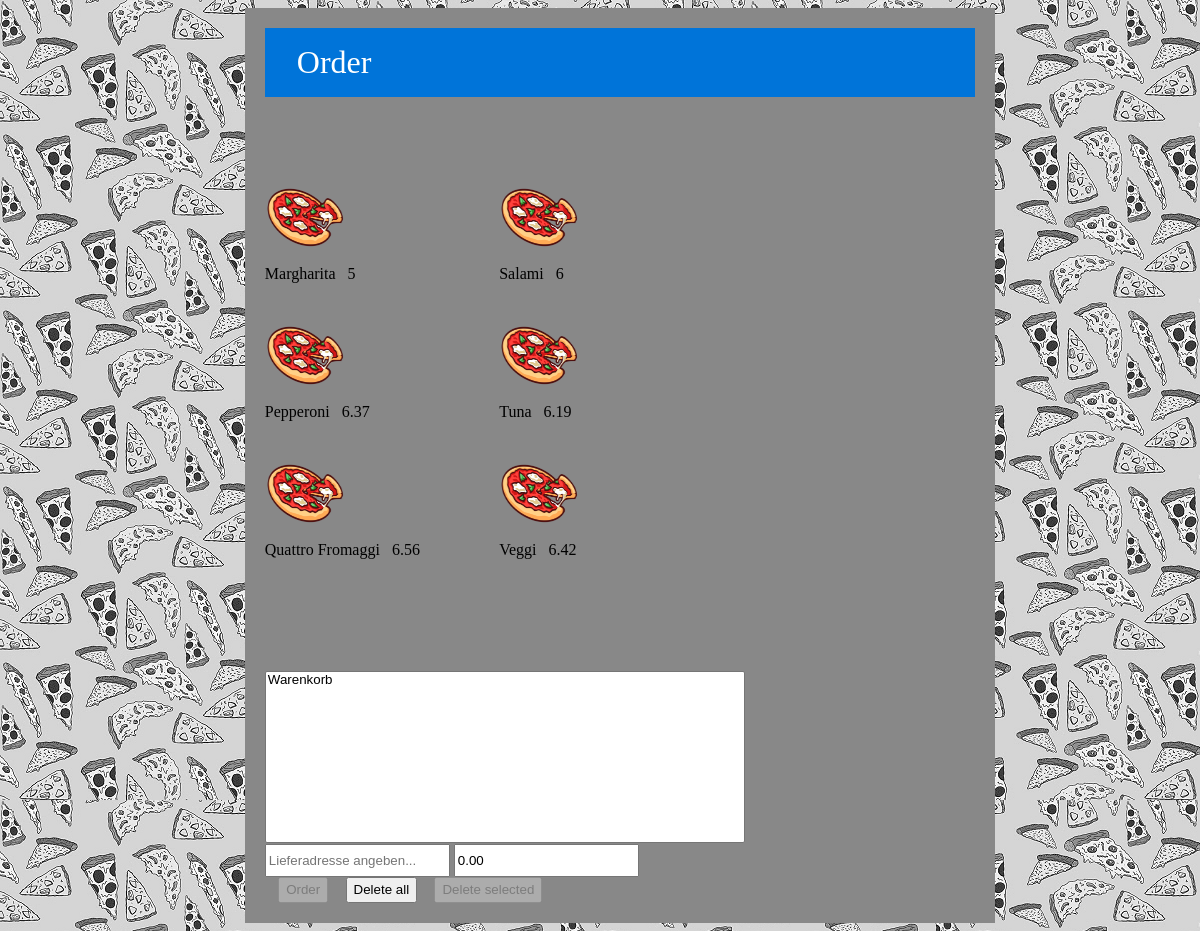
Page /client-customer/order.php on the earlier database version.
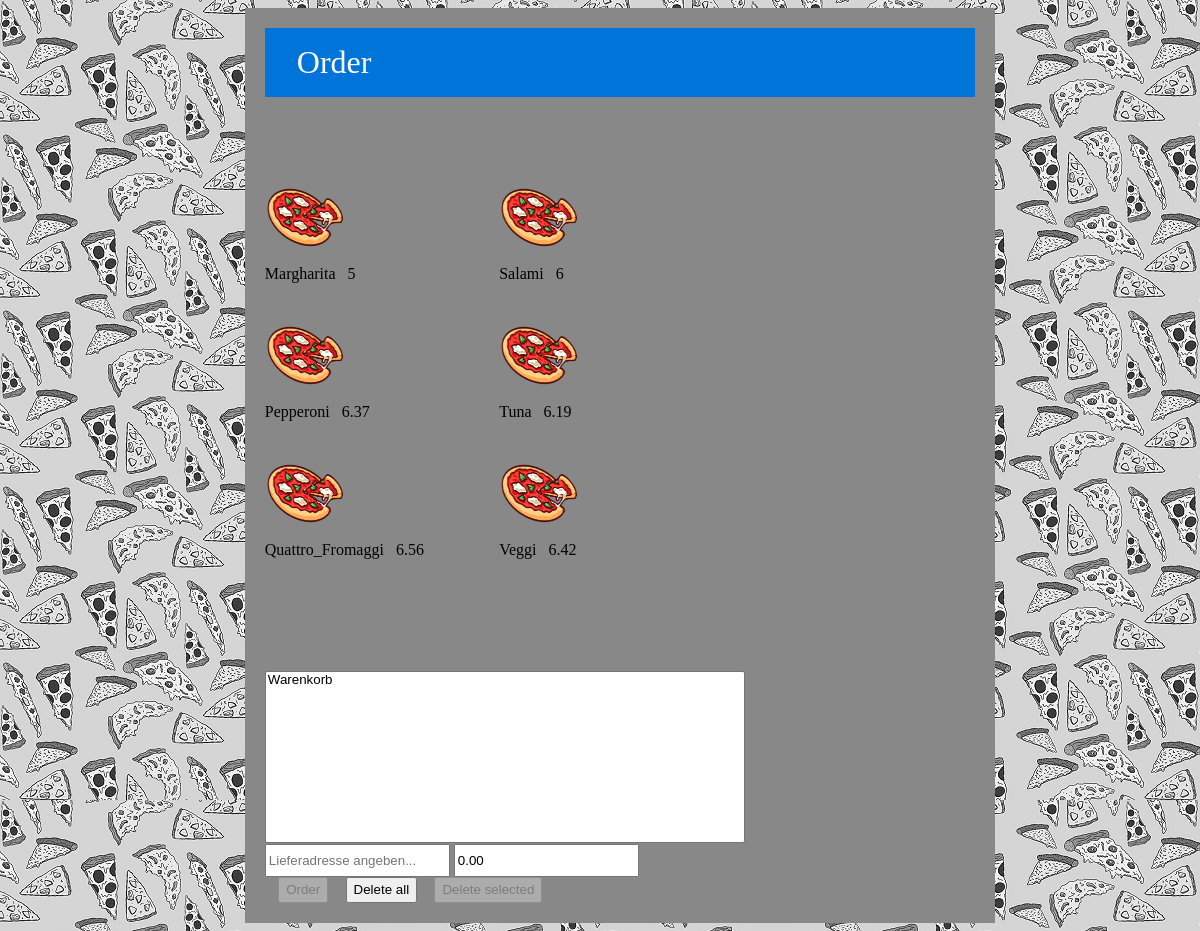
Same page on the later database version.
### tables this page shows
CREATE TABLE `menu` (
  `id_pizza` int(11) NOT NULL,
  `name_pizza` varchar(50) NOT NULL,
  `price_pizza` float NOT NULL
);

### client-customer/order.php (the view, shortened to what this page needs)
<?php
require_once '../Page.php';
class Order extends Page
{
    var $pizzas;
    protected function getViewData()
    {
        $this->pizzas = $this->_database->query("select * from menu");
    }
    protected function generateView()
    {
        $this->getViewData();
        echo <<<EOT
        <header>
            <h1>Order</h1>
        </header>
        <section id="speisekarte" class="pizzaOffer">
EOT;
        while($row = $this->pizzas->fetch_assoc()) {
            $pizzaName = $row['name_pizza'];
            $pizzaPrice = $row['price_pizza'];
            echo <<<EOT
            <div class="menuPizzaItem">
                <a onclick="addPzza('$pizzaName', $pizzaPrice)" id="$pizzaName" tabindex="0">
                    <img src="../assets/pizza.png" width="80" height="80" alt="Pizza Img">
                    <span class="name">$pizzaName</span>
                    <span class="price">$pizzaPrice</span>
                </a>
            </div>
EOT;
        }
        echo <<<EOT
        </section>
EOT;
        echo <<<EOT
        <section id="bestellbuttons" class="orderButtons">
        <form action="order_action.php" method="POST" id="pizzaOrderList">
            <select id="shopping_cart" class="shopping_cart" multiple="" size="10"><option>Warenkorb</option> </select>
            <input type="text" class="tall_input" id="adresse" name="adresse" placeholder="Lieferadresse angeben..." oninput="enableOrderButton()" tabindex="0" required="">
            <input type="text" class="tall_input" id="preis" name="preis" placeholder="0.00 €" readonly="" value="0.00" tabindex="0">
            <br>
            <button type="button" id="orderButton" onclick="this.form.submit();" tabindex="0">Order</button>
            <button type="reset" id="delete-all" onclick="removeAllPizzas()" tabindex="0">Delete all</button>
            <button type="button" id="delete-selected" onclick="removeSelectedPizza()" disabled="" tabindex="0">Delete selected</button>
          </form>
        </section>
EOT;
    }
    public static function main()
    {
        try {
            $page = new Order();
            $page->processReceivedData();
            $page->generateView();
        }
        catch (Exception $e) {
            header("Content-type: text/plain; charset=UTF-8");
            echo $e->getMessage();
        }
    }
}
Order::main();

Differences in the rows shown:
changed menu: name_pizza "Quattro Fromaggi" → "Quattro_Fromaggi"
